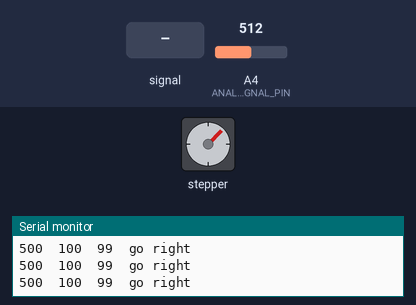
Simulated run of this sketch. Board: Arduino Uno, built for the host (arithmetic inside an expression is 32-bit, double 64-bit). Shown: stepper motor, the last lines printed to the serial monitor. Inputs (shaded band) come from the test bench; at power-on: A4 (ANALOG_STEERING_SIGNAL_PIN) = 512. Stepper angles assume 800 steps per turn.

Above: at 1.2 s.
1.3 s: A4 (ANALOG_STEERING_SIGNAL_PIN) set to 240
At 1.76 s:
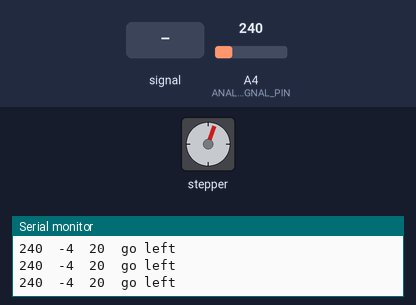
At 2.5 s:
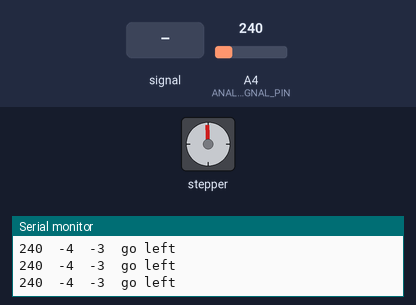
3.4 s: A4 (ANALOG_STEERING_SIGNAL_PIN) set to 122
At 4.8 s:
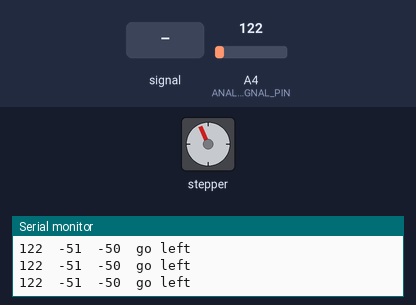
5.2 s: A4 (ANALOG_STEERING_SIGNAL_PIN) fed a 200 Hz sine of ±81 counts around its level
8.2 s: A4 (ANALOG_STEERING_SIGNAL_PIN) set to 0
Timing chart, 0 to 11.0 s (numbered marks = the images above; inputs shaded):
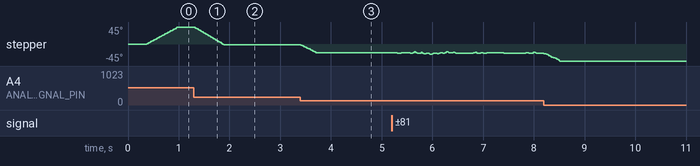

Measured:
- after the input at 1.3 s, stepper: turns 47° counter-clockwise in 0.58 s, starting at once
- after the input at 3.4 s, stepper: turns 21° counter-clockwise in 0.29 s, starting at once
- by itself, stepper: turns 45° clockwise in 0.60 s

The sketch:

SteeringFirmwareNoLimitSwitch.ino
```cpp
#include <AccelStepper.h>

#define CENTER_STARTUP_MODE

#define FRONT_LEFT

#if defined(FRONT_LEFT)
  #define STEERING_DIRECTION_NORMAL   true
  #define STEPPER_DIRECTION_INVERTED  false
  #define BUFFER_FROM_SWITCH_IN_STEPS 50
#elif defined(FRONT_RIGHT)
  #define STEERING_DIRECTION_NORMAL   true
  #define STEPPER_DIRECTION_INVERTED  false
  #define BUFFER_FROM_SWITCH_IN_STEPS 50
#elif defined(BACK_LEFT)
  #define STEERING_DIRECTION_NORMAL   false
  #define STEPPER_DIRECTION_INVERTED  false
  #define BUFFER_FROM_SWITCH_IN_STEPS 50
#elif defined(BACK_RIGHT)
  #define STEERING_DIRECTION_NORMAL   false
  #define STEPPER_DIRECTION_INVERTED  false
  #define BUFFER_FROM_SWITCH_IN_STEPS 50
#endif

#define PULSE_PIN     4
#define DIR_PIN       3
#define ENABLE_PIN    2

#define MAX_STARTUP_TIME_MILLIS   2500
#define STEERING_READINGS         10
#define STEERING_READINGS_DELAY_MILLIS  30

AccelStepper stepperMotor = AccelStepper(AccelStepper::DRIVER, PULSE_PIN, DIR_PIN);

#define LIMIT_SWITCH_PIN                    A0
#define ANALOG_STEERING_SIGNAL_PIN          A4

#define STEPS_PER_ROTATION        800
#define STEPS_CLOSE_ENOUGH        3  // number of steps away from current target considered close enough
#define MOVEMENT_RANGE_DEGREES    90.0
#define SPEED                     200

boolean switchFound = false;
boolean centerFound = false;

long initializationStartTime;
boolean startupComplete = false;
boolean startupFailed = false;

long stepperMin, stepperCenter, stepperMax;

// The rear wheels steer in opposite directions from the front wheels
// set to true for the front wheels and false for rear wheels
boolean steeringDirectionNormal = STEERING_DIRECTION_NORMAL;
boolean stepperDirectionInverted = STEPPER_DIRECTION_INVERTED;

// how far from the limit switch does the movement range start
// this can be adjusted per wheel to account for limit switch positioning differences
int bufferFromSwitchInSteps = BUFFER_FROM_SWITCH_IN_STEPS;

int rangeSteps = (MOVEMENT_RANGE_DEGREES / 360.0) * STEPS_PER_ROTATION;

long lastUpdateTime = 0;
boolean isStopped = false;

void setup()
{
  Serial.begin(115200);
  Serial.println("22.2 Beta Pitt State Steering Single");

  pinMode(ANALOG_STEERING_SIGNAL_PIN, INPUT);
  pinMode(LIMIT_SWITCH_PIN, INPUT_PULLDOWN);

  //stepperMotor.setEnablePin(ENABLE_PIN);
  stepperMotor.setMaxSpeed(1000);
  //stepperMotor.enableOutputs();
  //stepperMotor.setPinsInverted();
  stepperMotor.setMinPulseWidth(10);

  if (stepperDirectionInverted) {
    stepperMotor.setSpeed(-SPEED);
  } else {
    stepperMotor.setSpeed(SPEED);
  }

  initializationStartTime = millis();
}

void loop()
{

#if defined(CENTER_STARTUP_MODE)
  if (!startupComplete) {
    //  Fill up the readings array with valid results before starting
    delay(50);
    for (int i = 0; i < STEERING_READINGS; i++) {
      delay(STEERING_READINGS_DELAY_MILLIS + 1);
      uint16_t temp = getCurrentScaledTarget();
    }
    calculateStepperLimitsCenterStart();
    startupComplete = true;
  }
#endif

  // Startup is complete either when all steppers have touched their limit switch
  // and then moved to their calculated center position
  // or when time has elasped and that has not occured for all stepper motors
  if (startupFailed) {

  } else if (!startupComplete) {
    // Check to see if the startup time has expired before startup is complete
    if (millis() - initializationStartTime > MAX_STARTUP_TIME_MILLIS) {
      startupFailed = true;
      Serial.println("Start failed. Max Initialization time exceeded.");
      stepperMotor.stop();

      return;
    }

    if (!switchFound) {
      if (limitSwitchPressed()) {
        switchFound = true;
        Serial.println("Limit Switch Found");

        calculateStepperLimits();

        if (stepperDirectionInverted) {
          stepperMotor.setSpeed(SPEED);
        } else {
          stepperMotor.setSpeed(-SPEED);
        }
      } else {
        stepperMotor.runSpeed();
      }
    } else if (!centerFound) {
      if (stepperMotor.currentPosition() == stepperCenter) {
        Serial.println("Found Center");

        centerFound = true;
        stepperMotor.stop();
      } else {
        stepperMotor.runSpeed();
      }
    }

    if (centerFound) {
      startupComplete = true;
      Serial.println("Initialization completed successfully!");
    }
  } else {
    // Startup is finished, handle steering
    // if the limit switch is not pressed
    if (!limitSwitchPressed()) {
      long currentStepperPosition = stepperMotor.currentPosition();
      uint16_t currentScaledTarget = getCurrentScaledTarget();
      long currentStepperTarget;

      if (steeringDirectionNormal) {
        // Direction is inverted (rear wheels)
        currentStepperTarget = map(500-currentScaledTarget, 0, 500, stepperMin, stepperMax);
      } else {
        currentStepperTarget = map(currentScaledTarget, 0, 500, stepperMin, stepperMax);
      }
      lastUpdateTime = millis();

      /*
      Serial.print(currentScaledTarget);
      Serial.print("  ");
      Serial.print(currentStepperTarget);
      Serial.print("  ");
      Serial.println(currentStepperPosition);
      */

      if (isStopped && between(currentStepperTarget, currentStepperPosition - STEPS_CLOSE_ENOUGH, currentStepperPosition + STEPS_CLOSE_ENOUGH)) {
        // Close enough, just stay here
        //Serial.println("close enough");
        stepperMotor.stop();
      } else if (currentStepperTarget == currentStepperPosition) {
        //Serial.println("stop");
        stepperMotor.stop();
        isStopped = true;
      } else if (currentStepperTarget < currentStepperPosition) {
        Serial.print(currentScaledTarget);
        Serial.print("  ");
        Serial.print(currentStepperTarget);
        Serial.print("  ");
        Serial.print(currentStepperPosition);
        Serial.println("  go left");
        isStopped = false;
        stepperMotor.setSpeed(-SPEED);
        stepperMotor.runSpeed();
      } else {
        Serial.print(currentScaledTarget);
        Serial.print("  ");
        Serial.print(currentStepperTarget);
        Serial.print("  ");
        Serial.print(currentStepperPosition);
        Serial.println("  go right");
        isStopped = false;
        stepperMotor.setSpeed(SPEED);
        stepperMotor.runSpeed();
      }
    } else {
      Serial.print("ERROR: Limit switch pressed");

      stepperMotor.stop();
    }
  }
}

uint16_t getCurrentScaledTarget() {
  static int readings[STEERING_READINGS];
  static int readingIndex = 0;
  static long lastReadingTimeMillis = 0;
  static uint16_t cachedCurrentScaledTarget = 250;

  if (lastReadingTimeMillis == 0) {
    for (int i = 0; i < STEERING_READINGS; i++) {
      readings[i] = 250;
    }
  }

  long currentTimestamp = millis();
  if (currentTimestamp - lastReadingTimeMillis > STEERING_READINGS_DELAY_MILLIS) {
    uint16_t newReading = analogRead(ANALOG_STEERING_SIGNAL_PIN);
    newReading = constrain(newReading, 0, 500);

    // store the new reading
    if (readingIndex >= STEERING_READINGS) {
      readingIndex = 0;
    }
    readings[readingIndex] = newReading;
    readingIndex++;

    // calculate the average of all of the stored readings
    int total = 0;
    for (int i = 0; i < STEERING_READINGS; i++) {
      total += readings[i];
    }

    cachedCurrentScaledTarget = total / STEERING_READINGS;
    lastReadingTimeMillis = currentTimestamp;
  }

  return cachedCurrentScaledTarget;
}

boolean limitSwitchPressed() {
  return false;
  //return digitalRead(LIMIT_SWITCH_PIN);
}

void calculateStepperLimits() {
  long switchPosition = stepperMotor.currentPosition();

  Serial.print("Switch Position: ");
  Serial.println(switchPosition);

  if (stepperDirectionInverted) {
    stepperMin = switchPosition + bufferFromSwitchInSteps;
    stepperCenter = stepperMin + (rangeSteps / 2);
    stepperMax = stepperMin + rangeSteps;
  } else {
    stepperMax = switchPosition - bufferFromSwitchInSteps;
    stepperCenter = stepperMax - (rangeSteps / 2);
    stepperMin = stepperMax - rangeSteps;
  }


  Serial.print("Min, Center, Max: ");
  Serial.print(stepperMin);
  Serial.print(" ");
  Serial.print(stepperCenter);
  Serial.print(" ");
  Serial.println(stepperMax);
}

void calculateStepperLimitsCenterStart() {
  long switchPosition = stepperMotor.currentPosition();

  Serial.print("Switch Position: ");
  Serial.println(switchPosition);

  if (stepperDirectionInverted) {
    stepperMin = switchPosition - (rangeSteps / 2);
    stepperCenter = switchPosition;
    stepperMax = switchPosition + (rangeSteps / 2);
  } else {
    stepperMin = switchPosition + (rangeSteps / 2);
    stepperCenter = switchPosition;
    stepperMax = switchPosition - (rangeSteps / 2);
  }


  Serial.print("Min, Center, Max: ");
  Serial.print(stepperMin);
  Serial.print(" ");
  Serial.print(stepperCenter);
  Serial.print(" ");
  Serial.println(stepperMax);
}

boolean between(long value, long min, long max) {
  return value >= min && value <= max;
}
```
